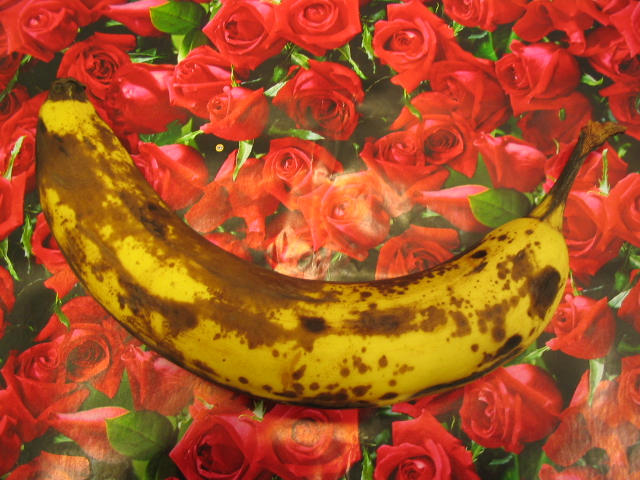
#> input picture banana.png, 640 x 480 px
$ python em.py   (older library calls are emulated)
#> lines starting #> are read from the running program, lines starting #| are printed output that depends on the picture
"""
- Sigma initialization with I * x, x > 1
- Quality depends on the selected box
"""

from scipy import misc
import numpy as np
import matplotlib.pyplot as plt
import scipy.stats
import logging


def getbox(x1, y1, x2, y2, image):
    return image[y1:y2, x1:x2]


def both():
    """
        Do EM for foreground and background bounding box.
    """

    logging.basicConfig(level=logging.ERROR)

    # Number of Gaussians
    K = 5

    # Dimension of data points
    D = 3

    # Read image and get box
    img = misc.imread("banana.png")
#> img is the input picture: shape (480, 640, 3); mean R, G, B 169.9, 81.8, 36.7
    img = np.array(img, dtype=np.float64)

    logging.info("Image shape: " + str(img.shape))

    # Foreground =====================================
    box = getbox(200, 285, 400, 330, img)
#> in getbox, `return image[y1:y2, x1:x2]`:
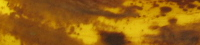
#> returned value: shape (45, 200, 3) float64; mean of channels 0, 1, 2 152.9, 99.7, 15.9; drawn as R, G, B
    # box = getbox(200, 285, 480, 365, img)
    plt.imshow(box)

    print("Run foreground")
    mu_f, sigma_f, mix_f = em_try(box, K, D, 10)

    # Background =====================================
    # box = getbox(250, 35, 350, 100, img)
    box = getbox(50, 50, 200, 100, img)
    plt.imshow(box)

    print("Run background")
    mu_b, sigma_b, mix_b = em_try(box, K, D, 10)

    ysize, xsize, _ = img.shape

    print("Compare results")

    gauss_f = []
    gauss_b = []
    for k in range(K):
        gauss_f.append(scipy.stats.multivariate_normal(mu_f[k], sigma_f[k]))
        gauss_b.append(scipy.stats.multivariate_normal(mu_b[k], sigma_b[k]))

    for y in range(ysize):
        for x in range(xsize):
            prob_f = 0
            prob_b = 0
            for k in range(K):
                prob_f += mix_f[k] * gauss_f[k].pdf(img[y, x])
                prob_b += mix_f[k] * gauss_b[k].pdf(img[y, x])

            if prob_f > prob_b:
                img[y, x] = np.array([255, 255, 0])
            else:
                img[y, x] = np.array([0, 0, 0])

    img = img.astype(np.uint8)

    plt.imshow(img)
    plt.show()
    np.save("imgdata", img)

    np.savez("prob_foreground", mu_f, sigma_f, mix_f)
    np.savez("prob_background", mu_b, sigma_b, mix_b)


def em_try(box, K, D, iterations):
#> called with K = 5, D = 3, iterations = 10
    while True:
        try:
            mu, sigma, mix = em(box, K, D, iterations)
        except:
            print("Try ...")
            continue
        break
    return mu, sigma, mix


def em(box, K, D, iterations):
    """
    Arguments:
        box: Subset of the image
        K: Number of Gaussians
        D: Dimension of the data points
        iterations: Number of EM iterations
    """

    logging.info("Box shape: " + str(box.shape))
    # plt.imshow(box)
    # plt.show()

    # Get data points, shape: (N, D)
    X = box.reshape((box.shape[0] * box.shape[1], D))
    N = X.shape[0]

    logging.info("Data points matrix shape: " + str(X.shape))

    # Mixture of gaussian parameter (theta)
    mu = np.empty((K, D))
    sigma = np.empty((K, D, D))
    mix = np.empty(K)

    # Initialize mu to random data samples
    index = np.random.randint(0, X.shape[0], K)
    mu = X[index]

    # Identity matrix
    sigma[:] = 3 * np.identity(D)

    # Sum over all mixing coefficients = 1
    mix[:] = 1.0 / K

    logging.info("Gaussians: " + str(K))
    logging.info("Data point dimension: " + str(D))
    logging.info("Initialized parameter:")
    logging.info(mu)
    logging.info(sigma)
    logging.info(mix)

    # Marginal log likelihood p(X|theta)
    lik = 0

    for it in range(iterations):
        # E-Step, get posterior over responsibilities p(Z|X)

        # Responsibilities
        resp = np.empty((K, N))
        for k in range(K):
            resp[k, :] = mix[k] * scipy.stats.multivariate_normal.pdf(X, mean=mu[k], cov=sigma[k])
        sum = resp.sum(0)
        # Replace all zeors with 1 so we do not divide by 0.
        # The resulting responsibility for that point will be then 0/1 = 0.
        sum[sum == 0] = 1
        resp /= sum

        # M-Step, maximize log likelihood for mu, sigma and mix

        # Precompute
        Nk = resp.sum(1)

        # mu
        mu_new = np.empty((K, D))
        for k in range(K):
            for n in range(N):
                mu_new[k] += resp[k, n] * X[n]
            mu_new[k] = mu_new[k, :] / Nk[k]

        # sigma
        sigma_new = np.empty((K, D, D))
        for k in range(K):
            for n in range(N):
                diff = X[n] - mu_new[k]
#> (the run stopped early here; a loop or call above may not have finished)
